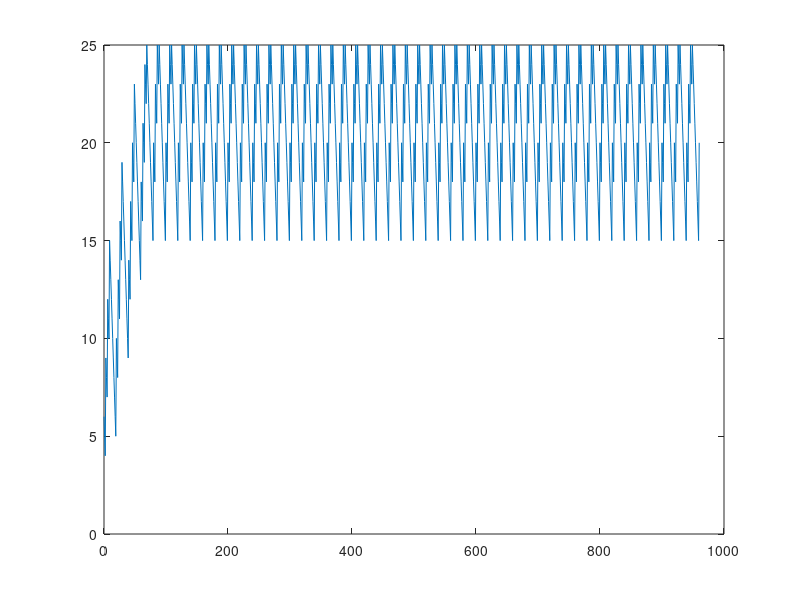

This figure's MATLAB source:
# This is a script to be loaded into GNU Octave.

# - Notes -
# + Be sure to check all parameters are up to date with game before use.
# + This plots *worst-case* performance, the assumption is that it shouldn't ever randomly fail.
# + The assumption is that there is one emitter per shield point.
# + Keep in mind that to prevent the generator being destroyed, either shield must be above a limit.
#   This limit is (level*2)+1.
# The timestep used for simulation is one second.

global emitter_state emitter_timer shield_energy

emitter_state = 0
emitter_timer = 0
shield_energy = 0

function shield_clamp ()
  global shield_energy
  # ContainmentFieldConnection.SharedEnergyPool
  shield_energy = min(max(shield_energy, 0), 25)
endfunction
function shield_tick ()
  global shield_energy
  shield_energy -= 1
  shield_clamp()
endfunction
function shield_hit ()
  global shield_energy
  emitter_count = 2 # one per connection side
  receive_power = 6 # ContainmentFieldGeneratorComponent.IStartCollide.CollideWith
  power_per_connection = receive_power / 2 # ContainmentFieldGeneratorComponent.ReceivePower
  shield_energy += power_per_connection * emitter_count
  shield_clamp()
endfunction

function retval = scenario (x)
  global emitter_state emitter_timer shield_energy
  # Tick (degrade) shield
  shield_tick()
  # Timer...
  if emitter_timer > 0
    emitter_timer -= 1
  else
    # Note the logic here is written to match how EmitterComponent does it.
    # Fire first...
    shield_hit()
    # Then check if < fireBurstSize
    if emitter_state < 3
      # Then increment & reset
      emitter_state += 1
      # to fireInterval
      emitter_timer = 2
    else
      # Reset state
      emitter_state = 0
      # Worst case, fireBurstDelayMax
      emitter_timer = 10
    endif
  endif
  retval = shield_energy
endfunction

# x is in seconds.
x = 0:1:960
plot(x, arrayfun(@scenario, x))
